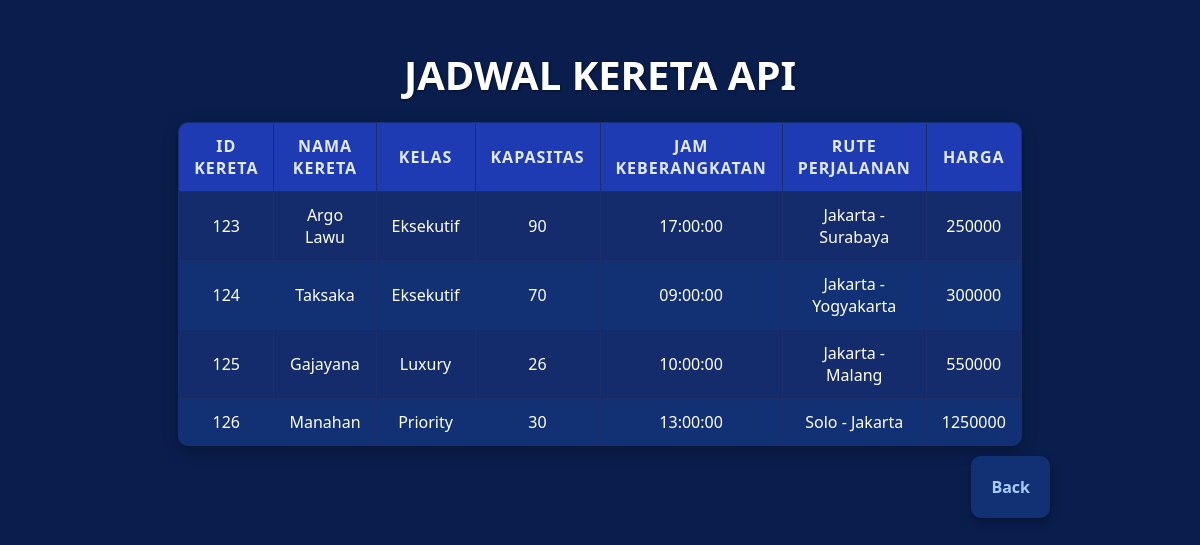
The app's page /jadwalkereta.php with its own data.
### tables this page shows
CREATE TABLE `keretaapi` (
  `id` int(11) NOT NULL,
  `nama` varchar(100) NOT NULL,
  `kelas` varchar(100) NOT NULL,
  `kapasitas` int(11) NOT NULL CHECK (`kapasitas` > 0),
  `jam_keberangkatan` time NOT NULL,
  `rute_perjalanan` varchar(100) NOT NULL,
  `harga` int(100) NOT NULL
);

### jadwalkereta.php (the view, shortened to what this page needs)
<?php
$host = "localhost";
$user = "root";
$password = "";
$database = "tiket";
$conn = new mysqli($host, $user, $password, $database);
$result = $conn->query("SELECT * FROM keretaapi");
?>
<!DOCTYPE html>
<html>
<head>
</head>
<body>
    <center>
        <h1>JADWAL KERETA API</h1>
        <form method="post">
            <table border="1">
                <tr>
                    <th>id kereta</th>
                    <th>Nama kereta</th>
                    <th>Kelas</th>
                    <th>Kapasitas</th>
                    <th>Jam Keberangkatan</th>
                    <th>Rute Perjalanan</th>
                    <th>Harga</th>
                </tr>
                <?php while ($row = $result->fetch_assoc()) { ?>
                <tr>
                    <td><?= $row['id'] ?></td>
                    <td><?= $row['nama'] ?></td>
                    <td><?= $row['kelas'] ?></td>
                    <td><?= $row['kapasitas'] ?></td>
                    <td><?= $row['jam_keberangkatan'] ?></td>
                    <td><?= $row['rute_perjalanan'] ?></td>
                    <td><?= $row['harga'] ?></td>
                </tr>
                <?php } ?>
            </table>
            <p align="right"> <a href="home.php" class="button">Back</a>
        </form>
    </center>
</body>
</html>

### jadwalkereta.php (style rules this page uses)
*, *::before, *::after { box-sizing: border-box; }
body { font-family: 'Segoe UI', Tahoma, Geneva, Verdana, sans-serif; background-color: #0a1e4d; color: #ffffff; margin: 0; padding: 20px; }
center { max-width: 900px; margin: 0 auto; }
h1 { font-size: 2.5em; margin-bottom: 20px; color: #ffffff; text-shadow: 1px 1px 3px rgba(0, 0, 0, 0.5); }
form table { width: 100%; max-width: 600px; background-color: #123074; border-radius: 10px; padding: 20px; margin-bottom: 30px; box-shadow: 0 4px 10px rgba(0,0,0,0.3); }
form table td { padding: 10px; vertical-align: middle; font-size: 1.1em; }
a { color: #a5cdfd; text-decoration: none; font-weight: 600; transition: color 0.3s ease; }
.button { width: 100%; max-width: 600px; background-color: #123074; border-radius: 10px; padding: 20px; margin-bottom: 30px; box-shadow: 0 4px 10px rgba(0,0,0,0.3); }
table[border="1"] { width: 100%; border-collapse: collapse; box-shadow: 0 4px 15px rgba(0,0,0,0.3); background-color: #123074; border-radius: 10px; overflow: hidden; }
table[border="1"] th, table[border="1"] td { border: 1px solid #1c2f6a; padding: 12px 15px; text-align: center; font-size: 1em; }
table[border="1"] th { background-color: #1f3bb3; font-weight: 700; text-transform: uppercase; letter-spacing: 1px; color: #e1e9ff; }
table[border="1"] tr:nth-child(even) { background-color: #142c6b; }

### records on screen
keretaapi: id "123", nama "Argo Lawu", kelas "Eksekutif", kapasitas "90", jam_keberangkatan "17:00:00", rute_perjalanan "Jakarta - Surabaya", harga "250000"
keretaapi: id "124", nama "Taksaka", kelas "Eksekutif", kapasitas "70", jam_keberangkatan "09:00:00", rute_perjalanan "Jakarta - Yogyakarta", harga "300000"
keretaapi: id "125", nama "Gajayana", kelas "Luxury", kapasitas "26", jam_keberangkatan "10:00:00", rute_perjalanan "Jakarta - Malang", harga "550000"
keretaapi: id "126", nama "Manahan", kelas "Priority", kapasitas "30", jam_keberangkatan "13:00:00", rute_perjalanan "Solo - Jakarta", harga "1250000"
